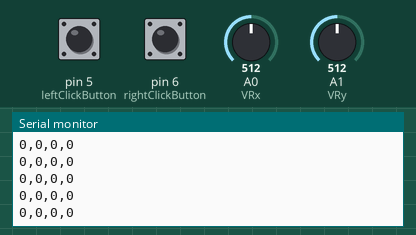
Simulated run of this sketch. Board: Arduino Uno, built with avr-gcc and run on an emulated ATmega328P. Shown: the last lines printed to the serial monitor. Inputs (shaded band) come from the test bench; at power-on: A0 (VRx) = 512, A1 (VRy) = 512, pin 5 (leftClickButton) HIGH, pin 6 (rightClickButton) HIGH.

Above: at 7.2 s.
7.3 s: A0 (VRx) set to 46
At 8.4 s:
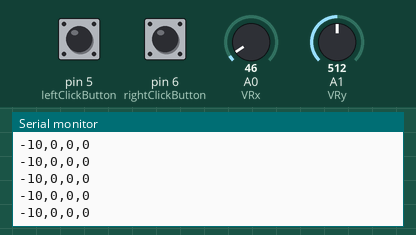
10.3 s: A0 (VRx) set to 54
At 11.1 s:
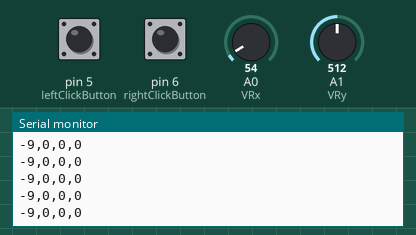
13.3 s: A1 (VRy) set to 683
At 14.4 s:
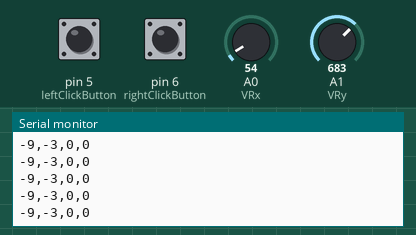
14.8 s: A1 (VRy) set to 655
At 15.9 s:
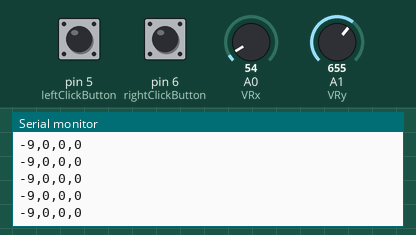
Timing chart, 0 to 17.3 s (numbered marks = the images above; inputs shaded):
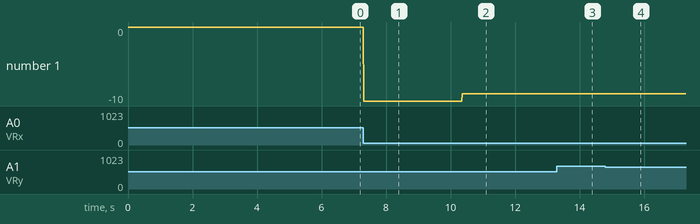

Measured:
- after the input at 7.3 s, the serial monitor: prints a new line at once (image 1)
- after the input at 10.3 s, the serial monitor: prints a new line after 0.06 s (image 2)
- after the input at 13.3 s, the serial monitor: prints a new line at once (image 3)
- plotted number 1: 0 → -10 after the input at 7.3 s, -10 → -9 after the input at 10.3 s

The sketch:

mouse.ino
```cpp
// Joystick pins
const int VRx = A0;  // Joystick X-axis
const int VRy = A1;  // Joystick Y-axis
const int joystickButton = 2;  // Joystick push button

// Button pins
const int leftClickButton = 5;  // Left-click button
const int rightClickButton = 6; // Right-click button

// Dead zone threshold to eliminate stick drift
const int DEADZONE = 3;

// Button state tracking
bool leftClickState = false;
bool rightClickState = false;

void setup() {
    // Configure joystick and button pins
    pinMode(joystickButton, INPUT_PULLUP);
    pinMode(leftClickButton, INPUT_PULLUP);
    pinMode(rightClickButton, INPUT_PULLUP);

    // Start serial communication
    Serial.begin(9600);
}

void loop() {
    // Read joystick values
    int xValue = analogRead(VRx);
    int yValue = analogRead(VRy);

    // Map joystick values to a range
    int mappedX = map(xValue, 0, 1023, -10, 10);
    int mappedY = map(yValue, 0, 1023, 10, -10); // Inverted Y-axis

    // Apply dead zone filter
    if (abs(mappedX) < DEADZONE) mappedX = 0;
    if (abs(mappedY) < DEADZONE) mappedY = 0;

    // Read buttons (debounced)
    bool leftClick = debounce(leftClickButton, &leftClickState, 0);
    bool rightClick = debounce(rightClickButton, &rightClickState, 1);

    // Send data
    Serial.print(mappedX);
    Serial.print(",");
    Serial.print(mappedY);
    Serial.print(",");
    Serial.print(leftClick);
    Serial.print(",");
    Serial.println(rightClick);

    delay(10); // Reduce data flood
}

// **Fixed Debounce Function**
bool debounce(int pin, bool* state, int index) {
    static unsigned long lastPressTime[2] = {0, 0};  // Array size matches number of buttons
    const unsigned long debounceDelay = 50; // 50ms debounce time

    bool reading = digitalRead(pin) == LOW; // Button is active LOW

    if (reading != *state) {  // State change detected
        unsigned long currentTime = millis();
        if (currentTime - lastPressTime[index] > debounceDelay) {
            lastPressTime[index] = currentTime;  // Update last press time
            *state = reading;  // Update stored state
        }
    }

    return *state; // Return stable state
}
```
